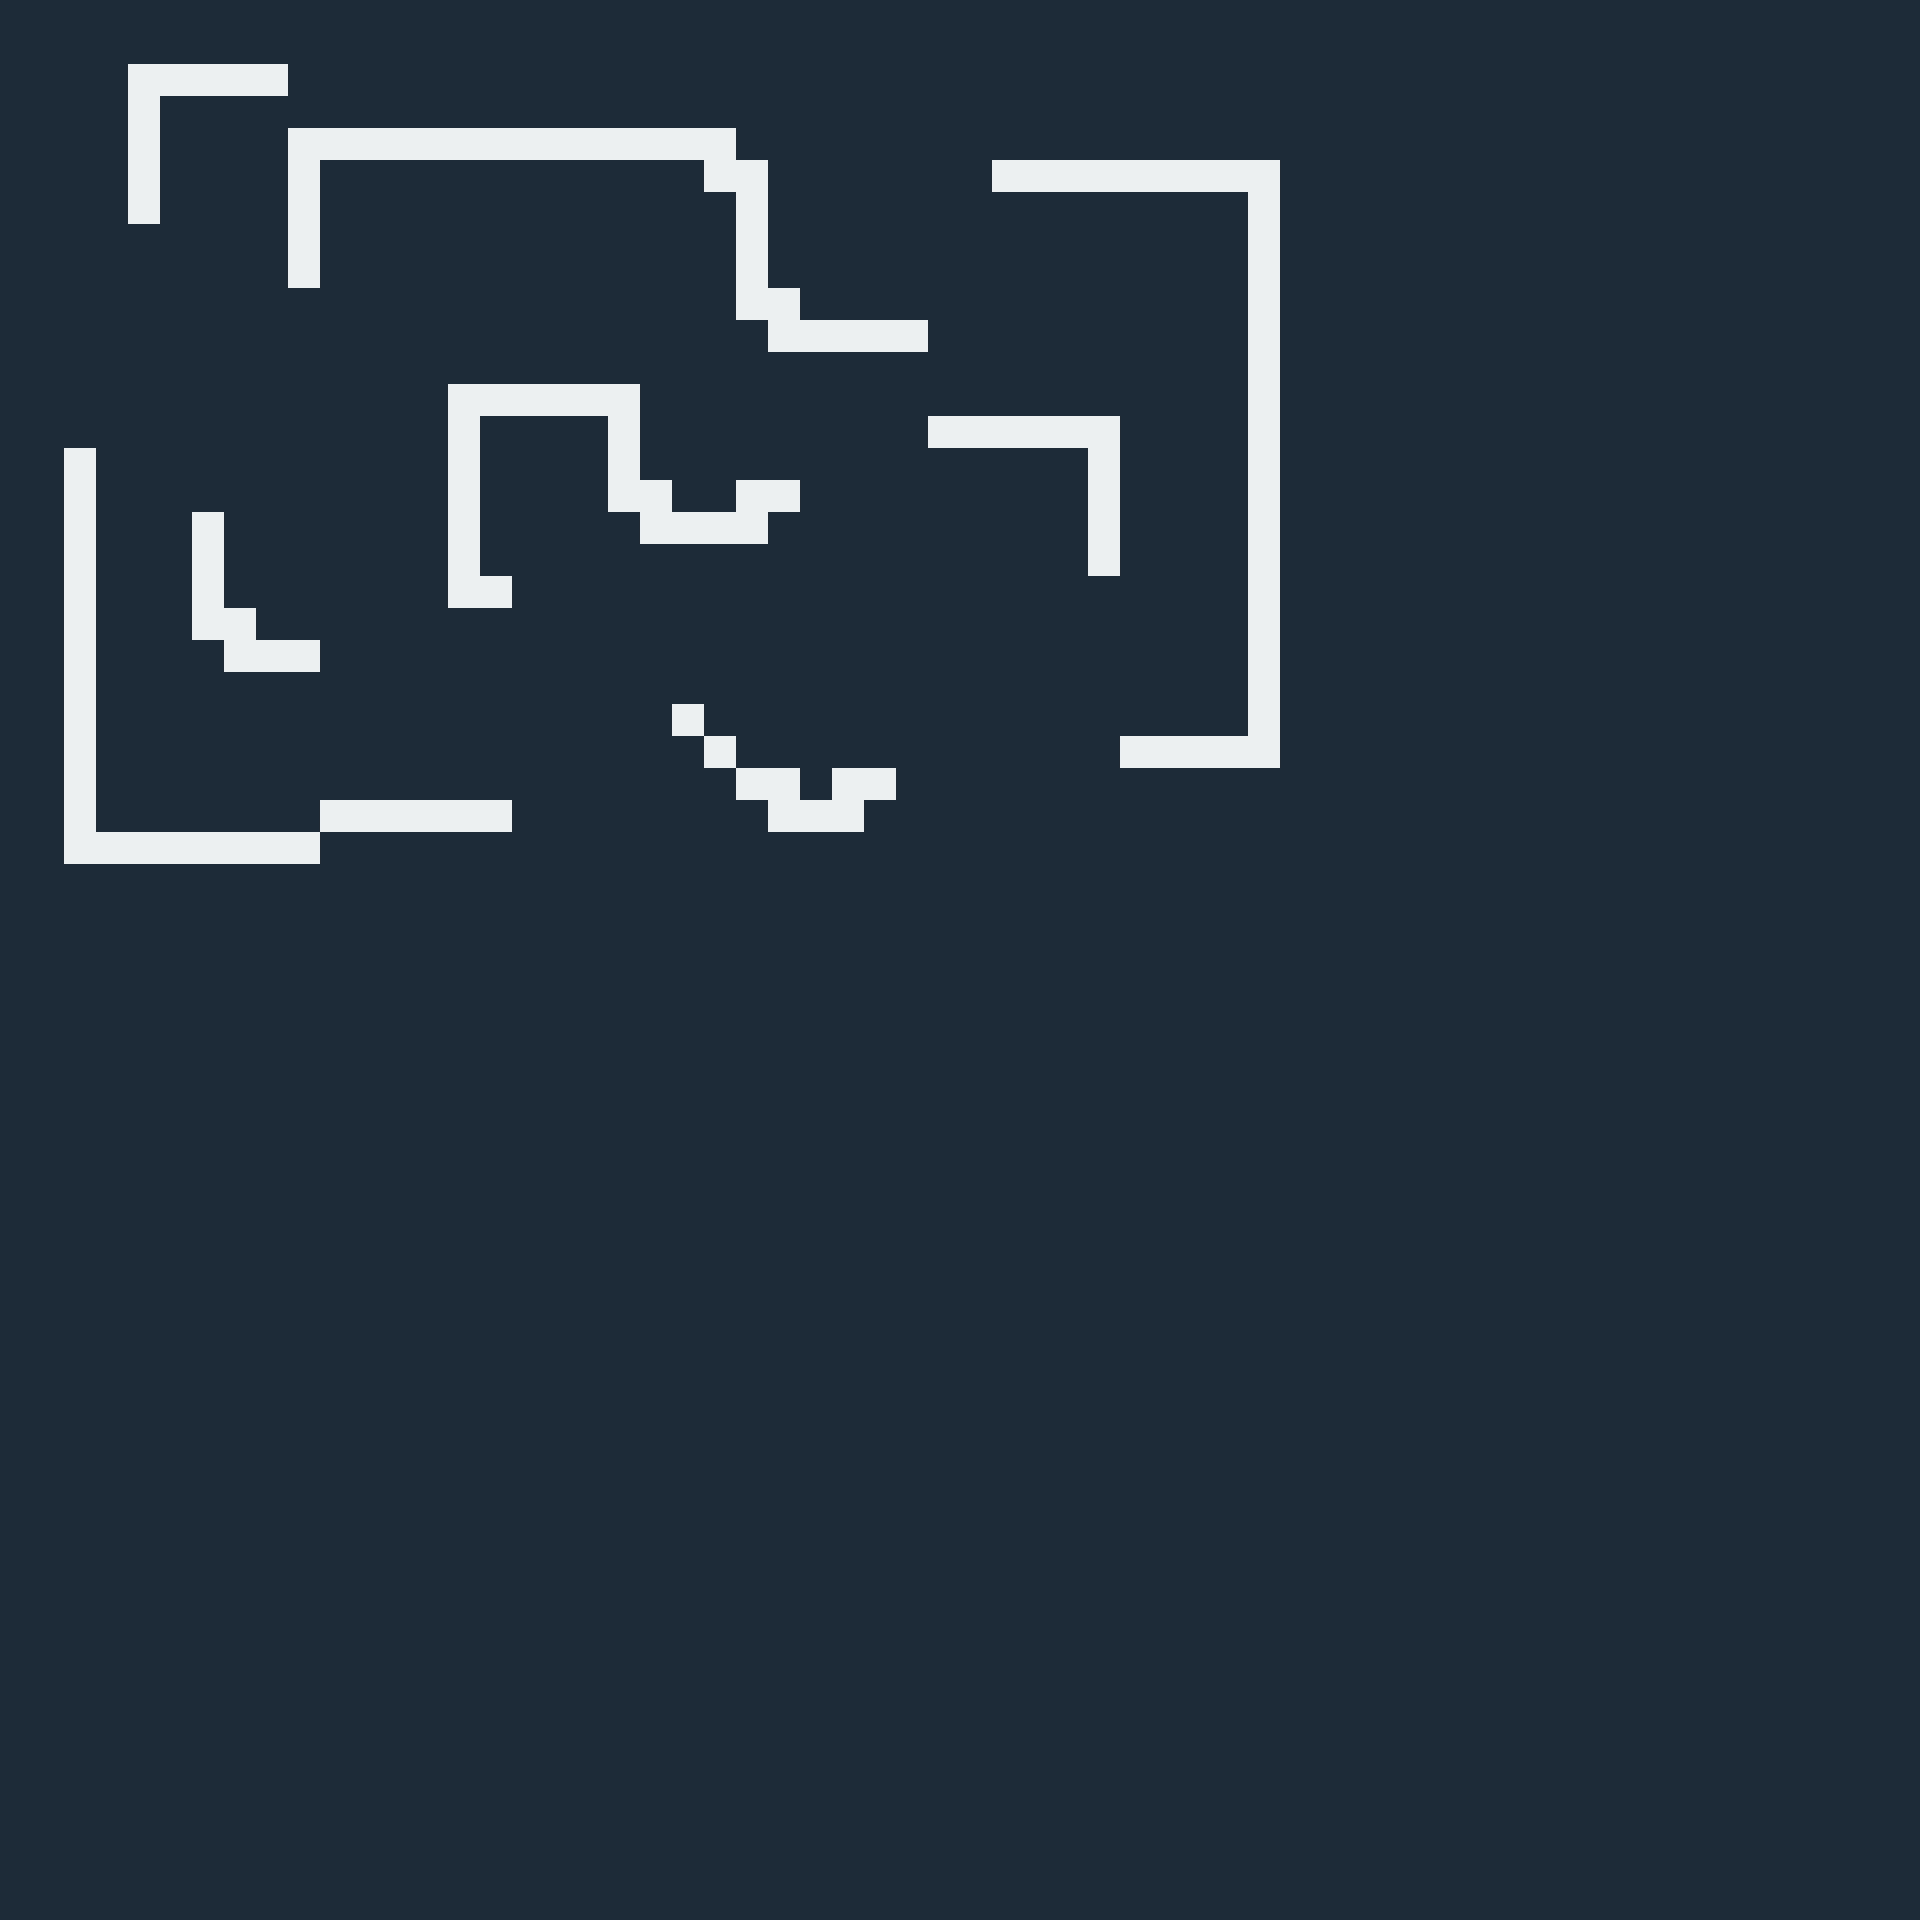

Below is a game level as drawn by its tile map, then a one-line description and the .tmx that defines it (tile-layer data replaced by summaries):
An orthogonal 60x60 tile map with 32x32 px tiles, 1 tile layer (Ground).

<map version="1.0" orientation="orthogonal" renderorder="right-down" width="60" height="60" tilewidth="32" tileheight="32" nextobjectid="1">
 <tileset firstgid="1" name="tmw_desert_spacing" tilewidth="32" tileheight="32" spacing="1" margin="1">
  <image source="tmw_desert_spacing.png" width="265" height="199" />
  <tile id="9">
   <properties>
    <property name="block" value="true" />
   </properties>
  </tile>
 </tileset>
 <layer name="Ground" width="60" height="60">
  <data>[3600 cells, 3600 non-empty, 2 distinct tile ids]</data>
 </layer>
</map>